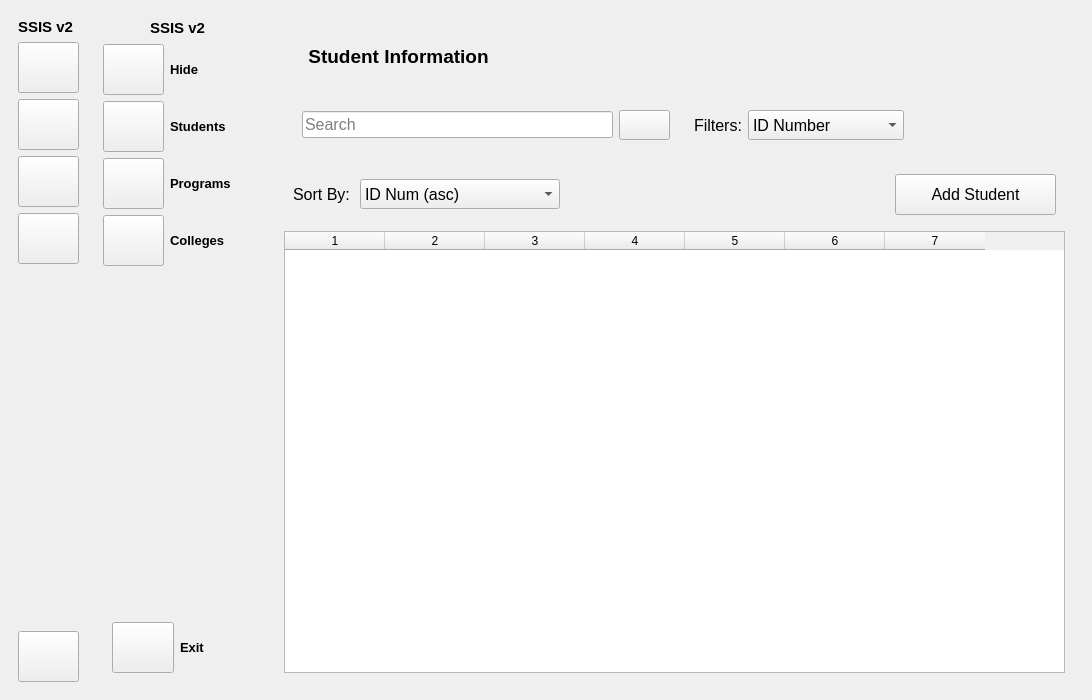
<?xml version="1.0" encoding="UTF-8"?>
<ui version="4.0">
 <class>MainWindow</class>
 <widget class="QMainWindow" name="MainWindow">
  <property name="geometry">
   <rect>
    <x>0</x>
    <y>0</y>
    <width>1092</width>
    <height>700</height>
   </rect>
  </property>
  <property name="minimumSize">
   <size>
    <width>816</width>
    <height>700</height>
   </size>
  </property>
  <property name="windowTitle">
   <string>MainWindow</string>
  </property>
  <widget class="QWidget" name="centralwidget">
   <layout class="QHBoxLayout" name="horizontalLayout_24">
    <item>
     <widget class="QWidget" name="widget_17" native="true">
      <property name="maximumSize">
       <size>
        <width>121</width>
        <height>803</height>
       </size>
      </property>
      <layout class="QVBoxLayout" name="verticalLayout_7">
       <item>
        <layout class="QVBoxLayout" name="verticalLayout_5">
         <item>
          <widget class="QLabel" name="sb_ssis_label_2">
           <property name="font">
            <font>
             <pointsize>11</pointsize>
             <weight>75</weight>
             <bold>true</bold>
            </font>
           </property>
           <property name="text">
            <string>SSIS v2</string>
           </property>
          </widget>
         </item>
         <item>
          <widget class="QPushButton" name="sidebar_show_pushButton">
           <property name="minimumSize">
            <size>
             <width>61</width>
             <height>51</height>
            </size>
           </property>
           <property name="maximumSize">
            <size>
             <width>61</width>
             <height>51</height>
            </size>
           </property>
           <property name="font">
            <font>
             <pointsize>12</pointsize>
            </font>
           </property>
           <property name="text">
            <string/>
           </property>
           <property name="checkable">
            <bool>true</bool>
           </property>
          </widget>
         </item>
         <item>
          <widget class="QPushButton" name="student_pushButton">
           <property name="minimumSize">
            <size>
             <width>61</width>
             <height>51</height>
            </size>
           </property>
           <property name="maximumSize">
            <size>
             <width>61</width>
             <height>51</height>
            </size>
           </property>
           <property name="font">
            <font>
             <pointsize>12</pointsize>
            </font>
           </property>
           <property name="text">
            <string/>
           </property>
          </widget>
         </item>
         <item>
          <widget class="QPushButton" name="program_pushButton">
           <property name="minimumSize">
            <size>
             <width>61</width>
             <height>51</height>
            </size>
           </property>
           <property name="maximumSize">
            <size>
             <width>61</width>
             <height>51</height>
            </size>
           </property>
           <property name="font">
            <font>
             <pointsize>12</pointsize>
            </font>
           </property>
           <property name="text">
            <string/>
           </property>
          </widget>
         </item>
         <item>
          <widget class="QPushButton" name="college_pushButton">
           <property name="minimumSize">
            <size>
             <width>61</width>
             <height>51</height>
            </size>
           </property>
           <property name="maximumSize">
            <size>
             <width>61</width>
             <height>51</height>
            </size>
           </property>
           <property name="font">
            <font>
             <pointsize>12</pointsize>
            </font>
           </property>
           <property name="text">
            <string/>
           </property>
          </widget>
         </item>
        </layout>
       </item>
       <item>
        <layout class="QVBoxLayout" name="verticalLayout_6">
         <item>
          <spacer name="verticalSpacer">
           <property name="orientation">
            <enum>Qt::Vertical</enum>
           </property>
           <property name="sizeHint" stdset="0">
            <size>
             <width>20</width>
             <height>465</height>
            </size>
           </property>
          </spacer>
         </item>
         <item>
          <widget class="QPushButton" name="exit_pushButton">
           <property name="minimumSize">
            <size>
             <width>61</width>
             <height>51</height>
            </size>
           </property>
           <property name="maximumSize">
            <size>
             <width>61</width>
             <height>51</height>
            </size>
           </property>
           <property name="font">
            <font>
             <pointsize>12</pointsize>
            </font>
           </property>
           <property name="text">
            <string/>
           </property>
          </widget>
         </item>
        </layout>
       </item>
      </layout>
     </widget>
    </item>
    <item>
     <widget class="QWidget" name="widget_18" native="true">
      <layout class="QVBoxLayout" name="verticalLayout_2">
       <item>
        <layout class="QHBoxLayout" name="horizontalLayout_17">
         <item>
          <spacer name="horizontalSpacer_13">
           <property name="orientation">
            <enum>Qt::Horizontal</enum>
           </property>
           <property name="sizeHint" stdset="0">
            <size>
             <width>40</width>
             <height>20</height>
            </size>
           </property>
          </spacer>
         </item>
         <item>
          <widget class="QLabel" name="sb_ssis_label">
           <property name="font">
            <font>
             <pointsize>11</pointsize>
             <weight>75</weight>
             <bold>true</bold>
            </font>
           </property>
           <property name="text">
            <string>SSIS v2</string>
           </property>
          </widget>
         </item>
         <item>
          <spacer name="horizontalSpacer_14">
           <property name="orientation">
            <enum>Qt::Horizontal</enum>
           </property>
           <property name="sizeHint" stdset="0">
            <size>
             <width>40</width>
             <height>20</height>
            </size>
           </property>
          </spacer>
         </item>
        </layout>
       </item>
       <item>
        <layout class="QHBoxLayout" name="horizontalLayout_23">
         <item>
          <widget class="QPushButton" name="sidebar_hide_pushButton">
           <property name="minimumSize">
            <size>
             <width>61</width>
             <height>51</height>
            </size>
           </property>
           <property name="maximumSize">
            <size>
             <width>61</width>
             <height>51</height>
            </size>
           </property>
           <property name="font">
            <font>
             <pointsize>12</pointsize>
            </font>
           </property>
           <property name="text">
            <string/>
           </property>
           <property name="checkable">
            <bool>true</bool>
           </property>
          </widget>
         </item>
         <item>
          <widget class="QLabel" name="label">
           <property name="font">
            <font>
             <pointsize>10</pointsize>
             <weight>75</weight>
             <bold>true</bold>
            </font>
           </property>
           <property name="text">
            <string>Hide</string>
           </property>
          </widget>
         </item>
        </layout>
       </item>
       <item>
        <layout class="QHBoxLayout" name="horizontalLayout_22">
         <item>
          <widget class="QPushButton" name="student_pushButton_2">
           <property name="minimumSize">
            <size>
             <width>61</width>
             <height>51</height>
            </size>
           </property>
           <property name="maximumSize">
            <size>
             <width>61</width>
             <height>51</height>
            </size>
           </property>
           <property name="font">
            <font>
             <pointsize>12</pointsize>
            </font>
           </property>
           <property name="text">
            <string/>
           </property>
          </widget>
         </item>
         <item>
          <widget class="QLabel" name="sb_student_label">
           <property name="font">
            <font>
             <pointsize>10</pointsize>
             <weight>75</weight>
             <bold>true</bold>
            </font>
           </property>
           <property name="text">
            <string>Students</string>
           </property>
          </widget>
         </item>
        </layout>
       </item>
       <item>
        <layout class="QHBoxLayout" name="horizontalLayout_21">
         <item>
          <widget class="QPushButton" name="program_pushButton_2">
           <property name="minimumSize">
            <size>
             <width>61</width>
             <height>51</height>
            </size>
           </property>
           <property name="maximumSize">
            <size>
             <width>61</width>
             <height>51</height>
            </size>
           </property>
           <property name="font">
            <font>
             <pointsize>12</pointsize>
            </font>
           </property>
           <property name="text">
            <string/>
           </property>
          </widget>
         </item>
         <item>
          <widget class="QLabel" name="sb_program_label">
           <property name="font">
            <font>
             <pointsize>10</pointsize>
             <weight>75</weight>
             <bold>true</bold>
            </font>
           </property>
           <property name="text">
            <string>Programs</string>
           </property>
          </widget>
         </item>
        </layout>
       </item>
       <item>
        <layout class="QHBoxLayout" name="horizontalLayout_20">
         <item>
          <widget class="QPushButton" name="college_pushButton_2">
           <property name="minimumSize">
            <size>
             <width>61</width>
             <height>51</height>
            </size>
           </property>
           <property name="maximumSize">
            <size>
             <width>61</width>
             <height>51</height>
            </size>
           </property>
           <property name="font">
            <font>
             <pointsize>12</pointsize>
            </font>
           </property>
           <property name="text">
            <string/>
           </property>
          </widget>
         </item>
         <item>
          <widget class="QLabel" name="sb_college_label">
           <property name="font">
            <font>
             <pointsize>10</pointsize>
             <weight>75</weight>
             <bold>true</bold>
            </font>
           </property>
           <property name="text">
            <string>Colleges</string>
           </property>
          </widget>
         </item>
        </layout>
       </item>
       <item>
        <spacer name="verticalSpacer_2">
         <property name="orientation">
          <enum>Qt::Vertical</enum>
         </property>
         <property name="sizeHint" stdset="0">
          <size>
           <width>20</width>
           <height>449</height>
          </size>
         </property>
        </spacer>
       </item>
       <item>
        <widget class="QWidget" name="widget_22" native="true">
         <property name="maximumSize">
          <size>
           <width>158</width>
           <height>69</height>
          </size>
         </property>
         <layout class="QHBoxLayout" name="horizontalLayout_19">
          <item>
           <widget class="QPushButton" name="exit_pushButton_2">
            <property name="minimumSize">
             <size>
              <width>61</width>
              <height>51</height>
             </size>
            </property>
            <property name="font">
             <font>
              <pointsize>12</pointsize>
             </font>
            </property>
            <property name="text">
             <string/>
            </property>
           </widget>
          </item>
          <item>
           <widget class="QLabel" name="exit_label">
            <property name="font">
             <font>
              <pointsize>10</pointsize>
              <weight>75</weight>
              <bold>true</bold>
             </font>
            </property>
            <property name="text">
             <string>Exit</string>
            </property>
           </widget>
          </item>
         </layout>
        </widget>
       </item>
      </layout>
     </widget>
    </item>
    <item>
     <widget class="QWidget" name="widget_16" native="true">
      <layout class="QHBoxLayout" name="horizontalLayout_16">
       <item>
        <widget class="QStackedWidget" name="stackedWidget">
         <property name="frameShape">
          <enum>QFrame::NoFrame</enum>
         </property>
         <property name="currentIndex">
          <number>0</number>
         </property>
         <widget class="QWidget" name="page">
          <layout class="QVBoxLayout" name="verticalLayout">
           <item>
            <widget class="QWidget" name="widget_2" native="true">
             <layout class="QHBoxLayout" name="horizontalLayout_5">
              <item>
               <widget class="QLabel" name="student_label">
                <property name="minimumSize">
                 <size>
                  <width>211</width>
                  <height>41</height>
                 </size>
                </property>
                <property name="font">
                 <font>
                  <pointsize>14</pointsize>
                  <weight>75</weight>
                  <bold>true</bold>
                 </font>
                </property>
                <property name="text">
                 <string>Student Information</string>
                </property>
                <property name="alignment">
                 <set>Qt::AlignCenter</set>
                </property>
               </widget>
              </item>
              <item>
               <spacer name="horizontalSpacer_4">
                <property name="orientation">
                 <enum>Qt::Horizontal</enum>
                </property>
                <property name="sizeHint" stdset="0">
                 <size>
                  <width>428</width>
                  <height>20</height>
                 </size>
                </property>
               </spacer>
              </item>
             </layout>
            </widget>
           </item>
           <item>
            <widget class="QWidget" name="widget" native="true">
             <layout class="QHBoxLayout" name="horizontalLayout_14">
              <item>
               <widget class="QWidget" name="widget_3" native="true">
                <layout class="QHBoxLayout" name="horizontalLayout_2">
                 <item>
                  <widget class="QLineEdit" name="student_search_input">
                   <property name="minimumSize">
                    <size>
                     <width>311</width>
                     <height>27</height>
                    </size>
                   </property>
                   <property name="font">
                    <font>
                     <pointsize>12</pointsize>
                    </font>
                   </property>
                   <property name="text">
                    <string/>
                   </property>
                   <property name="placeholderText">
                    <string>Search</string>
                   </property>
                  </widget>
                 </item>
                 <item>
                  <widget class="QPushButton" name="student_search_button">
                   <property name="minimumSize">
                    <size>
                     <width>49</width>
                     <height>30</height>
                    </size>
                   </property>
                   <property name="font">
                    <font>
                     <pointsize>12</pointsize>
                    </font>
                   </property>
                   <property name="text">
                    <string/>
                   </property>
                  </widget>
                 </item>
                </layout>
               </widget>
              </item>
              <item>
               <widget class="QWidget" name="widget_4" native="true">
                <layout class="QHBoxLayout" name="horizontalLayout_6">
                 <item>
                  <widget class="QLabel" name="student_filter_label">
                   <property name="font">
                    <font>
                     <pointsize>12</pointsize>
                     <weight>50</weight>
                     <bold>false</bold>
                    </font>
                   </property>
                   <property name="text">
                    <string>Filters:</string>
                   </property>
                  </widget>
                 </item>
                 <item>
                  <widget class="QComboBox" name="student_filter_comboBox">
                   <property name="minimumSize">
                    <size>
                     <width>156</width>
                     <height>30</height>
                    </size>
                   </property>
                   <property name="font">
                    <font>
                     <pointsize>12</pointsize>
                    </font>
                   </property>
                   <item>
                    <property name="text">
                     <string>ID Number</string>
                    </property>
                   </item>
                   <item>
                    <property name="text">
                     <string>Program Code</string>
                    </property>
                   </item>
                   <item>
                    <property name="text">
                     <string>First Name</string>
                    </property>
                   </item>
                   <item>
                    <property name="text">
                     <string>Last Name</string>
                    </property>
                   </item>
                   <item>
                    <property name="text">
                     <string>Gender</string>
                    </property>
                   </item>
                   <item>
                    <property name="text">
                     <string>Year Level</string>
                    </property>
                   </item>
                  </widget>
                 </item>
                </layout>
               </widget>
              </item>
              <item>
               <spacer name="horizontalSpacer_2">
                <property name="orientation">
                 <enum>Qt::Horizontal</enum>
                </property>
                <property name="sizeHint" stdset="0">
                 <size>
                  <width>80</width>
                  <height>20</height>
                 </size>
                </property>
               </spacer>
              </item>
             </layout>
            </widget>
           </item>
           <item>
            <widget class="QWidget" name="widget_5" native="true">
             <property name="minimumSize">
              <size>
               <width>291</width>
               <height>61</height>
              </size>
             </property>
             <layout class="QHBoxLayout" name="horizontalLayout">
              <item>
               <widget class="QLabel" name="student_sort_by_label">
                <property name="minimumSize">
                 <size>
                  <width>61</width>
                  <height>41</height>
                 </size>
                </property>
                <property name="font">
                 <font>
                  <pointsize>12</pointsize>
                 </font>
                </property>
                <property name="text">
                 <string>Sort By:</string>
                </property>
               </widget>
              </item>
              <item>
               <widget class="QComboBox" name="student_sort_by_comboBox">
                <property name="minimumSize">
                 <size>
                  <width>200</width>
                  <height>30</height>
                 </size>
                </property>
                <property name="font">
                 <font>
                  <pointsize>12</pointsize>
                 </font>
                </property>
                <item>
                 <property name="text">
                  <string>ID Num (asc)</string>
                 </property>
                </item>
                <item>
                 <property name="text">
                  <string>ID Num (desc)</string>
                 </property>
                </item>
                <item>
                 <property name="text">
                  <string>Program Code (asc)</string>
                 </property>
                </item>
                <item>
                 <property name="text">
                  <string>Program Code (desc)</string>
                 </property>
                </item>
                <item>
                 <property name="text">
                  <string>Year Level (asc)</string>
                 </property>
                </item>
                <item>
                 <property name="text">
                  <string>Year Level (desc)</string>
                 </property>
                </item>
                <item>
                 <property name="text">
                  <string>First Name (A-Z)</string>
                 </property>
                </item>
                <item>
                 <property name="text">
                  <string>First Name (Z-A)</string>
                 </property>
                </item>
                <item>
                 <property name="text">
                  <string>Last Name (A-Z)</string>
                 </property>
                </item>
                <item>
                 <property name="text">
                  <string>Gender</string>
                 </property>
                </item>
               </widget>
              </item>
              <item>
               <spacer name="horizontalSpacer_3">
                <property name="orientation">
                 <enum>Qt::Horizontal</enum>
                </property>
                <property name="sizeHint" stdset="0">
                 <size>
                  <width>317</width>
                  <height>20</height>
                 </size>
                </property>
               </spacer>
              </item>
              <item>
               <widget class="QPushButton" name="add_student_button">
                <property name="minimumSize">
                 <size>
                  <width>161</width>
                  <height>41</height>
                 </size>
                </property>
                <property name="font">
                 <font>
                  <pointsize>12</pointsize>
                  <weight>50</weight>
                  <bold>false</bold>
                 </font>
                </property>
                <property name="layoutDirection">
                 <enum>Qt::LeftToRight</enum>
                </property>
                <property name="autoFillBackground">
                 <bool>false</bool>
                </property>
                <property name="text">
                 <string>Add Student</string>
                </property>
               </widget>
              </item>
             </layout>
            </widget>
           </item>
           <item>
            <widget class="QTableWidget" name="student_table">
             <property name="columnCount">
              <number>7</number>
             </property>
             <attribute name="horizontalHeaderShowSortIndicator" stdset="0">
              <bool>false</bool>
             </attribute>
             <column/>
             <column/>
             <column/>
             <column/>
             <column/>
             <column/>
             <column/>
            </widget>
           </item>
          </layout>
         </widget>
         <widget class="QWidget" name="page_2">
          <layout class="QVBoxLayout" name="verticalLayout_3">
           <item>
            <widget class="QWidget" name="widget_14" native="true">
             <layout class="QHBoxLayout" name="horizontalLayout_10">
              <item>
               <widget class="QLabel" name="program_label">
                <property name="minimumSize">
                 <size>
                  <width>211</width>
                  <height>41</height>
                 </size>
                </property>
                <property name="font">
                 <font>
                  <pointsize>14</pointsize>
                  <weight>75</weight>
                  <bold>true</bold>
                 </font>
                </property>
                <property name="text">
                 <string>Program Information</string>
                </property>
                <property name="alignment">
                 <set>Qt::AlignCenter</set>
                </property>
               </widget>
              </item>
              <item>
               <spacer name="horizontalSpacer_10">
                <property name="orientation">
                 <enum>Qt::Horizontal</enum>
                </property>
                <property name="sizeHint" stdset="0">
                 <size>
                  <width>541</width>
                  <height>20</height>
                 </size>
                </property>
               </spacer>
              </item>
             </layout>
            </widget>
           </item>
           <item>
            <widget class="QWidget" name="widget_6" native="true">
             <layout class="QHBoxLayout" name="horizontalLayout_15">
              <item>
               <widget class="QWidget" name="widget_7" native="true">
                <layout class="QHBoxLayout" name="horizontalLayout_4">
                 <item>
                  <widget class="QLineEdit" name="program_search_input">
                   <property name="minimumSize">
                    <size>
                     <width>311</width>
                     <height>27</height>
                    </size>
                   </property>
                   <property name="font">
                    <font>
                     <pointsize>12</pointsize>
                    </font>
                   </property>
                   <property name="text">
                    <string/>
                   </property>
                   <property name="placeholderText">
                    <string>Search</string>
                   </property>
                  </widget>
                 </item>
                 <item>
                  <widget class="QPushButton" name="program_search_button">
                   <property name="minimumSize">
                    <size>
                     <width>49</width>
                     <height>30</height>
                    </size>
                   </property>
                   <property name="font">
                    <font>
                     <pointsize>12</pointsize>
                    </font>
                   </property>
                   <property name="text">
                    <string/>
                   </property>
                  </widget>
                 </item>
                </layout>
               </widget>
              </item>
              <item>
               <widget class="QWidget" name="widget_8" native="true">
                <layout class="QHBoxLayout" name="horizontalLayout_8">
                 <item>
                  <widget class="QLabel" name="program_filter_label">
                   <property name="font">
                    <font>
                     <pointsize>12</pointsize>
                     <weight>50</weight>
                     <bold>false</bold>
                    </font>
                   </property>
                   <property name="text">
                    <string>Filters:</string>
                   </property>
                  </widget>
                 </item>
                 <item>
                  <widget class="QComboBox" name="program_filter_comboBox">
                   <property name="minimumSize">
                    <size>
                     <width>160</width>
                     <height>30</height>
                    </size>
                   </property>
                   <property name="font">
                    <font>
                     <pointsize>12</pointsize>
                    </font>
                   </property>
                   <item>
                    <property name="text">
                     <string>Program Code</string>
                    </property>
                   </item>
                   <item>
                    <property name="text">
                     <string>Program Name</string>
                    </property>
                   </item>
                   <item>
                    <property name="text">
                     <string>College Code</string>
                    </property>
                   </item>
                  </widget>
                 </item>
                </layout>
               </widget>
              </item>
              <item>
               <spacer name="horizontalSpacer_6">
                <property name="orientation">
                 <enum>Qt::Horizontal</enum>
                </property>
                <property name="sizeHint" stdset="0">
                 <size>
                  <width>80</width>
                  <height>20</height>
                 </size>
                </property>
               </spacer>
              </item>
             </layout>
            </widget>
           </item>
           <item>
            <widget class="QWidget" name="widget_12" native="true">
             <layout class="QHBoxLayout" name="horizontalLayout_11">
              <item>
               <widget class="QLabel" name="program_sort_label">
                <property name="minimumSize">
                 <size>
                  <width>61</width>
                  <height>41</height>
                 </size>
                </property>
                <property name="font">
                 <font>
                  <pointsize>12</pointsize>
                 </font>
                </property>
                <property name="text">
                 <string>Sort By:</string>
                </property>
               </widget>
              </item>
              <item>
               <widget class="QComboBox" name="program_sort_by_comboBox">
                <property name="minimumSize">
                 <size>
                  <width>200</width>
                  <height>30</height>
                 </size>
                </property>
                <property name="font">
                 <font>
                  <pointsize>12</pointsize>
                 </font>
                </property>
                <item>
                 <property name="text">
                  <string>Program Code (A-Z)</string>
                 </property>
                </item>
                <item>
                 <property name="text">
                  <string>Program Code (Z-A)</string>
                 </property>
                </item>
                <item>
                 <property name="text">
                  <string>Program Name (A-Z)</string>
                 </property>
                </item>
                <item>
                 <property name="text">
                  <string>Program Name (Z-A)</string>
                 </property>
                </item>
                <item>
                 <property name="text">
                  <string>College Code (A-Z)</string>
                 </property>
                </item>
                <item>
                 <property name="text">
                  <string>College Code (Z-A)</string>
                 </property>
                </item>
               </widget>
              </item>
              <item>
               <spacer name="horizontalSpacer_9">
                <property name="orientation">
                 <enum>Qt::Horizontal</enum>
                </property>
                <property name="sizeHint" stdset="0">
                 <size>
                  <width>329</width>
                  <height>20</height>
                 </size>
                </property>
               </spacer>
              </item>
              <item>
               <widget class="QPushButton" name="add_program_button">
                <property name="minimumSize">
                 <size>
                  <width>161</width>
                  <height>41</height>
                 </size>
                </property>
                <property name="font">
                 <font>
                  <pointsize>12</pointsize>
                  <weight>50</weight>
                  <bold>false</bold>
                 </font>
                </property>
                <property name="layoutDirection">
                 <enum>Qt::LeftToRight</enum>
                </property>
                <property name="autoFillBackground">
                 <bool>false</bool>
                </property>
                <property name="text">
                 <string>Add Program</string>
                </property>
               </widget>
              </item>
             </layout>
            </widget>
           </item>
           <item>
            <widget class="QTableWidget" name="program_table">
             <property name="columnCount">
              <number>4</number>
             </property>
             <column/>
             <column/>
             <column/>
             <column/>
            </widget>
           </item>
          </layout>
         </widget>
         <widget class="QWidget" name="page_3">
          <layout class="QVBoxLayout" name="verticalLayout_4">
           <item>
            <widget class="QWidget" name="widget_13" native="true">
             <layout class="QHBoxLayout" name="horizontalLayout_3">
              <item>
               <widget class="QLabel" name="college_label">
                <property name="minimumSize">
                 <size>
                  <width>211</width>
                  <height>41</height>
                 </size>
                </property>
                <property name="font">
                 <font>
                  <pointsize>14</pointsize>
                  <weight>75</weight>
                  <bold>true</bold>
                 </font>
                </property>
                <property name="text">
                 <string>College Information</string>
                </property>
                <property name="alignment">
                 <set>Qt::AlignCenter</set>
                </property>
               </widget>
              </item>
              <item>
               <spacer name="horizontalSpacer_11">
                <property name="orientation">
                 <enum>Qt::Horizontal</enum>
                </property>
                <property name="sizeHint" stdset="0">
                 <size>
                  <width>40</width>
                  <height>20</height>
                 </size>
                </property>
               </spacer>
              </item>
             </layout>
            </widget>
           </item>
           <item>
            <widget class="QWidget" name="widget_9" native="true">
             <layout class="QHBoxLayout" name="horizontalLayout_12">
              <item>
               <widget class="QWidget" name="widget_10" native="true">
                <layout class="QHBoxLayout" name="horizontalLayout_7">
                 <item>
                  <widget class="QLineEdit" name="college_search_input">
                   <property name="minimumSize">
                    <size>
                     <width>311</width>
                     <height>27</height>
                    </size>
                   </property>
                   <property name="font">
                    <font>
                     <pointsize>12</pointsize>
                    </font>
                   </property>
                   <property name="text">
                    <string/>
                   </property>
                   <property name="placeholderText">
                    <string>Search</string>
                   </property>
                  </widget>
                 </item>
                 <item>
                  <widget class="QPushButton" name="college_search_button">
                   <property name="minimumSize">
                    <size>
                     <width>49</width>
                     <height>30</height>
                    </size>
                   </property>
                   <property name="font">
                    <font>
                     <pointsize>12</pointsize>
                    </font>
                   </property>
                   <property name="text">
                    <string/>
                   </property>
                  </widget>
                 </item>
                </layout>
               </widget>
              </item>
              <item>
               <widget class="QWidget" name="widget_11" native="true">
                <layout class="QHBoxLayout" name="horizontalLayout_9">
                 <item>
                  <widget class="QLabel" name="college_filter_label">
                   <property name="font">
                    <font>
                     <pointsize>12</pointsize>
                     <weight>50</weight>
                     <bold>false</bold>
                    </font>
                   </property>
                   <property name="text">
                    <string>Filters:</string>
                   </property>
                  </widget>
                 </item>
                 <item>
                  <widget class="QComboBox" name="college_filter_comboBox">
                   <property name="minimumSize">
                    <size>
                     <width>141</width>
                     <height>27</height>
                    </size>
                   </property>
                   <property name="font">
                    <font>
                     <pointsize>12</pointsize>
                    </font>
                   </property>
                   <item>
                    <property name="text">
                     <string>College Code</string>
                    </property>
                   </item>
                   <item>
                    <property name="text">
                     <string>College Name</string>
                    </property>
                   </item>
                  </widget>
                 </item>
                </layout>
               </widget>
              </item>
              <item>
               <spacer name="horizontalSpacer_8">
                <property name="orientation">
                 <enum>Qt::Horizontal</enum>
                </property>
                <property name="sizeHint" stdset="0">
                 <size>
                  <width>80</width>
                  <height>20</height>
                 </size>
                </property>
               </spacer>
              </item>
             </layout>
            </widget>
           </item>
           <item>
            <widget class="QWidget" name="widget_15" native="true">
             <layout class="QHBoxLayout" name="horizontalLayout_13">
              <item>
               <widget class="QLabel" name="college_sort_by_label">
                <property name="minimumSize">
                 <size>
                  <width>61</width>
                  <height>41</height>
                 </size>
                </property>
                <property name="font">
                 <font>
                  <pointsize>12</pointsize>
                 </font>
                </property>
                <property name="text">
                 <string>Sort By:</string>
                </property>
               </widget>
              </item>
              <item>
               <widget class="QComboBox" name="college_sort_by_comboBox">
                <property name="minimumSize">
                 <size>
                  <width>200</width>
                  <height>30</height>
                 </size>
                </property>
                <property name="font">
                 <font>
                  <pointsize>12</pointsize>
                 </font>
                </property>
                <item>
                 <property name="text">
                  <string>College Code (A-Z)</string>
                 </property>
                </item>
                <item>
                 <property name="text">
                  <string>College Code (Z-A)</string>
                 </property>
                </item>
                <item>
                 <property name="text">
                  <string>College Name (A-Z)</string>
                 </property>
                </item>
                <item>
                 <property name="text">
                  <string>College Name (Z-A)</string>
                 </property>
                </item>
               </widget>
              </item>
              <item>
               <spacer name="horizontalSpacer_12">
                <property name="orientation">
                 <enum>Qt::Horizontal</enum>
                </property>
                <property name="sizeHint" stdset="0">
                 <size>
                  <width>275</width>
                  <height>20</height>
                 </size>
                </property>
               </spacer>
              </item>
              <item>
               <widget class="QPushButton" name="add_college_button">
                <property name="minimumSize">
                 <size>
                  <width>161</width>
                  <height>41</height>
                 </size>
                </property>
                <property name="font">
                 <font>
                  <pointsize>12</pointsize>
                  <weight>50</weight>
                  <bold>false</bold>
                 </font>
                </property>
                <property name="layoutDirection">
                 <enum>Qt::LeftToRight</enum>
                </property>
                <property name="autoFillBackground">
                 <bool>false</bool>
                </property>
                <property name="text">
                 <string>Add College</string>
                </property>
               </widget>
              </item>
             </layout>
            </widget>
           </item>
           <item>
            <widget class="QTableWidget" name="college_table">
             <property name="columnCount">
              <number>3</number>
             </property>
             <column/>
             <column/>
             <column/>
            </widget>
           </item>
          </layout>
         </widget>
        </widget>
       </item>
      </layout>
     </widget>
    </item>
   </layout>
  </widget>
 </widget>
 <resources/>
 <connections>
  <connection>
   <sender>sidebar_show_pushButton</sender>
   <signal>pressed()</signal>
   <receiver>widget_17</receiver>
   <slot>hide()</slot>
   <hints>
    <hint type="sourcelabel">
     <x>63</x>
     <y>87</y>
    </hint>
    <hint type="destinationlabel">
     <x>95</x>
     <y>378</y>
    </hint>
   </hints>
  </connection>
  <connection>
   <sender>sidebar_hide_pushButton</sender>
   <signal>pressed()</signal>
   <receiver>widget_18</receiver>
   <slot>hide()</slot>
   <hints>
    <hint type="sourcelabel">
     <x>208</x>
     <y>87</y>
    </hint>
    <hint type="destinationlabel">
     <x>284</x>
     <y>431</y>
    </hint>
   </hints>
  </connection>
  <connection>
   <sender>sidebar_hide_pushButton</sender>
   <signal>pressed()</signal>
   <receiver>widget_17</receiver>
   <slot>show()</slot>
   <hints>
    <hint type="sourcelabel">
     <x>181</x>
     <y>81</y>
    </hint>
    <hint type="destinationlabel">
     <x>95</x>
     <y>542</y>
    </hint>
   </hints>
  </connection>
  <connection>
   <sender>sidebar_show_pushButton</sender>
   <signal>pressed()</signal>
   <receiver>widget_18</receiver>
   <slot>show()</slot>
   <hints>
    <hint type="sourcelabel">
     <x>44</x>
     <y>68</y>
    </hint>
    <hint type="destinationlabel">
     <x>209</x>
     <y>421</y>
    </hint>
   </hints>
  </connection>
 </connections>
</ui>
